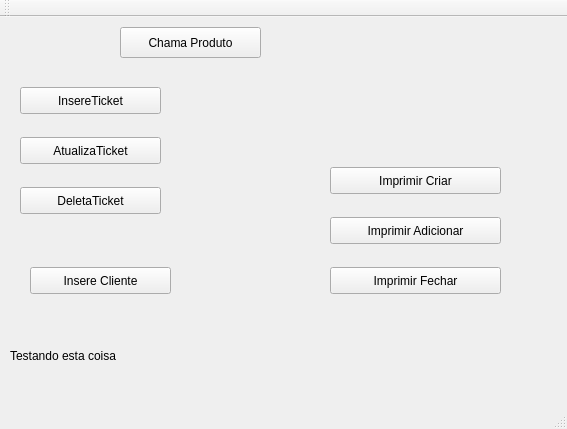
<?xml version="1.0" encoding="UTF-8"?>
<ui version="4.0">
 <class>MainWindow</class>
 <widget class="QMainWindow" name="MainWindow">
  <property name="windowModality">
   <enum>Qt::NonModal</enum>
  </property>
  <property name="enabled">
   <bool>true</bool>
  </property>
  <property name="geometry">
   <rect>
    <x>0</x>
    <y>0</y>
    <width>567</width>
    <height>429</height>
   </rect>
  </property>
  <property name="windowTitle">
   <string>MainWindow</string>
  </property>
  <widget class="QWidget" name="centralWidget">
   <widget class="QPushButton" name="pushButton">
    <property name="geometry">
     <rect>
      <x>120</x>
      <y>10</y>
      <width>141</width>
      <height>31</height>
     </rect>
    </property>
    <property name="text">
     <string>Chama Produto</string>
    </property>
   </widget>
   <widget class="QLabel" name="lblteste">
    <property name="geometry">
     <rect>
      <x>10</x>
      <y>330</y>
      <width>481</width>
      <height>17</height>
     </rect>
    </property>
    <property name="text">
     <string>Testando esta coisa</string>
    </property>
   </widget>
   <widget class="QPushButton" name="pushButton_2">
    <property name="geometry">
     <rect>
      <x>20</x>
      <y>70</y>
      <width>141</width>
      <height>27</height>
     </rect>
    </property>
    <property name="text">
     <string>InsereTicket</string>
    </property>
   </widget>
   <widget class="QPushButton" name="pushButton_3">
    <property name="geometry">
     <rect>
      <x>20</x>
      <y>120</y>
      <width>141</width>
      <height>27</height>
     </rect>
    </property>
    <property name="text">
     <string>AtualizaTicket</string>
    </property>
   </widget>
   <widget class="QPushButton" name="pushButton_4">
    <property name="geometry">
     <rect>
      <x>20</x>
      <y>170</y>
      <width>141</width>
      <height>27</height>
     </rect>
    </property>
    <property name="text">
     <string>DeletaTicket</string>
    </property>
   </widget>
   <widget class="QPushButton" name="pushButton_5">
    <property name="geometry">
     <rect>
      <x>30</x>
      <y>250</y>
      <width>141</width>
      <height>27</height>
     </rect>
    </property>
    <property name="text">
     <string>Insere Cliente</string>
    </property>
   </widget>
   <widget class="QPushButton" name="btnImprimir">
    <property name="geometry">
     <rect>
      <x>330</x>
      <y>150</y>
      <width>171</width>
      <height>27</height>
     </rect>
    </property>
    <property name="text">
     <string>Imprimir Criar</string>
    </property>
   </widget>
   <widget class="QPushButton" name="btnAdicionar">
    <property name="geometry">
     <rect>
      <x>330</x>
      <y>200</y>
      <width>171</width>
      <height>27</height>
     </rect>
    </property>
    <property name="text">
     <string>Imprimir Adicionar</string>
    </property>
   </widget>
   <widget class="QPushButton" name="btnFechar">
    <property name="geometry">
     <rect>
      <x>330</x>
      <y>250</y>
      <width>171</width>
      <height>27</height>
     </rect>
    </property>
    <property name="text">
     <string>Imprimir Fechar</string>
    </property>
   </widget>
  </widget>
  <widget class="QMenuBar" name="menuBar">
   <property name="geometry">
    <rect>
     <x>0</x>
     <y>0</y>
     <width>567</width>
     <height>25</height>
    </rect>
   </property>
  </widget>
  <widget class="QToolBar" name="mainToolBar">
   <attribute name="toolBarArea">
    <enum>TopToolBarArea</enum>
   </attribute>
   <attribute name="toolBarBreak">
    <bool>false</bool>
   </attribute>
  </widget>
  <widget class="QStatusBar" name="statusBar"/>
 </widget>
 <layoutdefault spacing="6" margin="11"/>
 <resources/>
 <connections/>
</ui>
